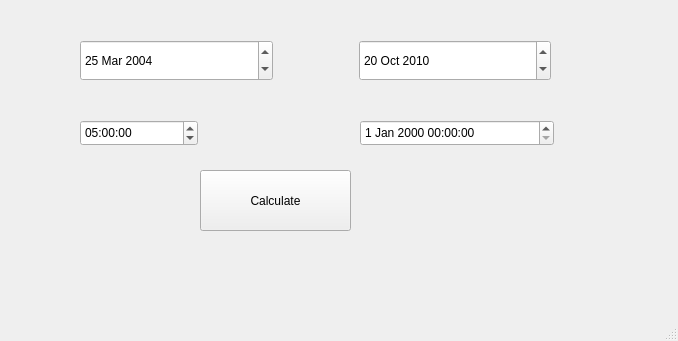
<?xml version="1.0" encoding="UTF-8"?>
<ui version="4.0">
 <class>MainWindow</class>
 <widget class="QMainWindow" name="MainWindow">
  <property name="geometry">
   <rect>
    <x>0</x>
    <y>0</y>
    <width>678</width>
    <height>341</height>
   </rect>
  </property>
  <property name="windowTitle">
   <string>MainWindow</string>
  </property>
  <widget class="QWidget" name="centralwidget">
   <widget class="QPushButton" name="btn_calculate">
    <property name="geometry">
     <rect>
      <x>200</x>
      <y>170</y>
      <width>151</width>
      <height>61</height>
     </rect>
    </property>
    <property name="text">
     <string>Calculate</string>
    </property>
   </widget>
   <widget class="QTimeEdit" name="timeEdit">
    <property name="geometry">
     <rect>
      <x>80</x>
      <y>120</y>
      <width>118</width>
      <height>26</height>
     </rect>
    </property>
    <property name="dateTime">
     <datetime>
      <hour>5</hour>
      <minute>0</minute>
      <second>0</second>
      <year>2000</year>
      <month>1</month>
      <day>1</day>
     </datetime>
    </property>
   </widget>
   <widget class="QDateTimeEdit" name="dateTimeEdit">
    <property name="geometry">
     <rect>
      <x>360</x>
      <y>120</y>
      <width>194</width>
      <height>26</height>
     </rect>
    </property>
   </widget>
   <widget class="QWidget" name="horizontalLayoutWidget">
    <property name="geometry">
     <rect>
      <x>80</x>
      <y>40</y>
      <width>471</width>
      <height>41</height>
     </rect>
    </property>
    <layout class="QHBoxLayout" name="horizontalLayout">
     <item>
      <widget class="QDateEdit" name="date_starting">
       <property name="sizePolicy">
        <sizepolicy hsizetype="Minimum" vsizetype="Preferred">
         <horstretch>0</horstretch>
         <verstretch>0</verstretch>
        </sizepolicy>
       </property>
       <property name="dateTime">
        <datetime>
         <hour>0</hour>
         <minute>0</minute>
         <second>0</second>
         <year>2004</year>
         <month>3</month>
         <day>25</day>
        </datetime>
       </property>
      </widget>
     </item>
     <item>
      <spacer name="horizontalSpacer">
       <property name="orientation">
        <enum>Qt::Orientation::Horizontal</enum>
       </property>
       <property name="sizeType">
        <enum>QSizePolicy::Policy::Fixed</enum>
       </property>
       <property name="sizeHint" stdset="0">
        <size>
         <width>80</width>
         <height>20</height>
        </size>
       </property>
      </spacer>
     </item>
     <item>
      <widget class="QDateEdit" name="date_ending">
       <property name="sizePolicy">
        <sizepolicy hsizetype="Minimum" vsizetype="Preferred">
         <horstretch>0</horstretch>
         <verstretch>0</verstretch>
        </sizepolicy>
       </property>
       <property name="dateTime">
        <datetime>
         <hour>0</hour>
         <minute>0</minute>
         <second>0</second>
         <year>2010</year>
         <month>10</month>
         <day>20</day>
        </datetime>
       </property>
      </widget>
     </item>
    </layout>
   </widget>
  </widget>
  <widget class="QMenuBar" name="menubar">
   <property name="geometry">
    <rect>
     <x>0</x>
     <y>0</y>
     <width>678</width>
     <height>33</height>
    </rect>
   </property>
  </widget>
  <widget class="QStatusBar" name="statusbar"/>
 </widget>
 <resources/>
 <connections/>
</ui>
